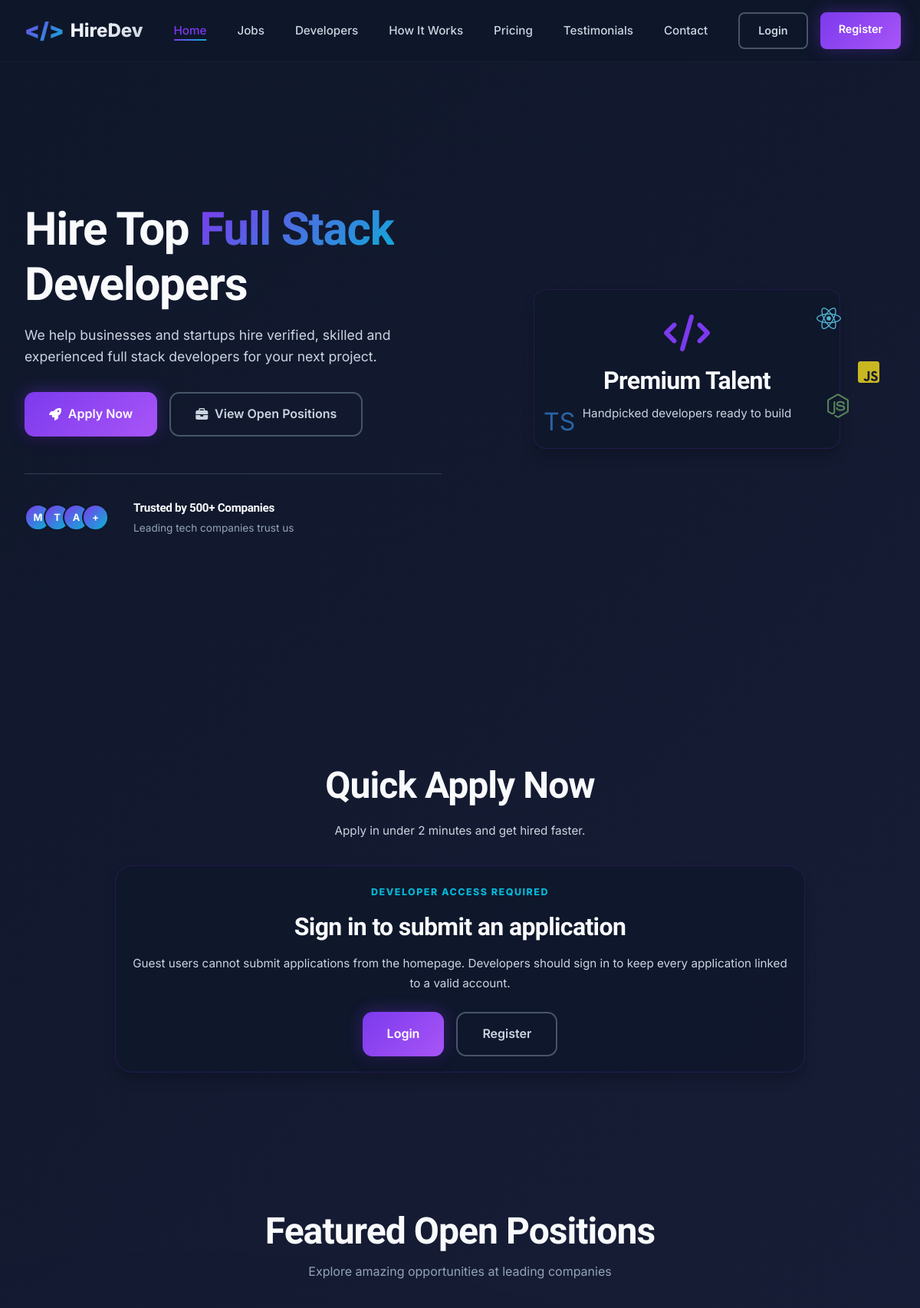
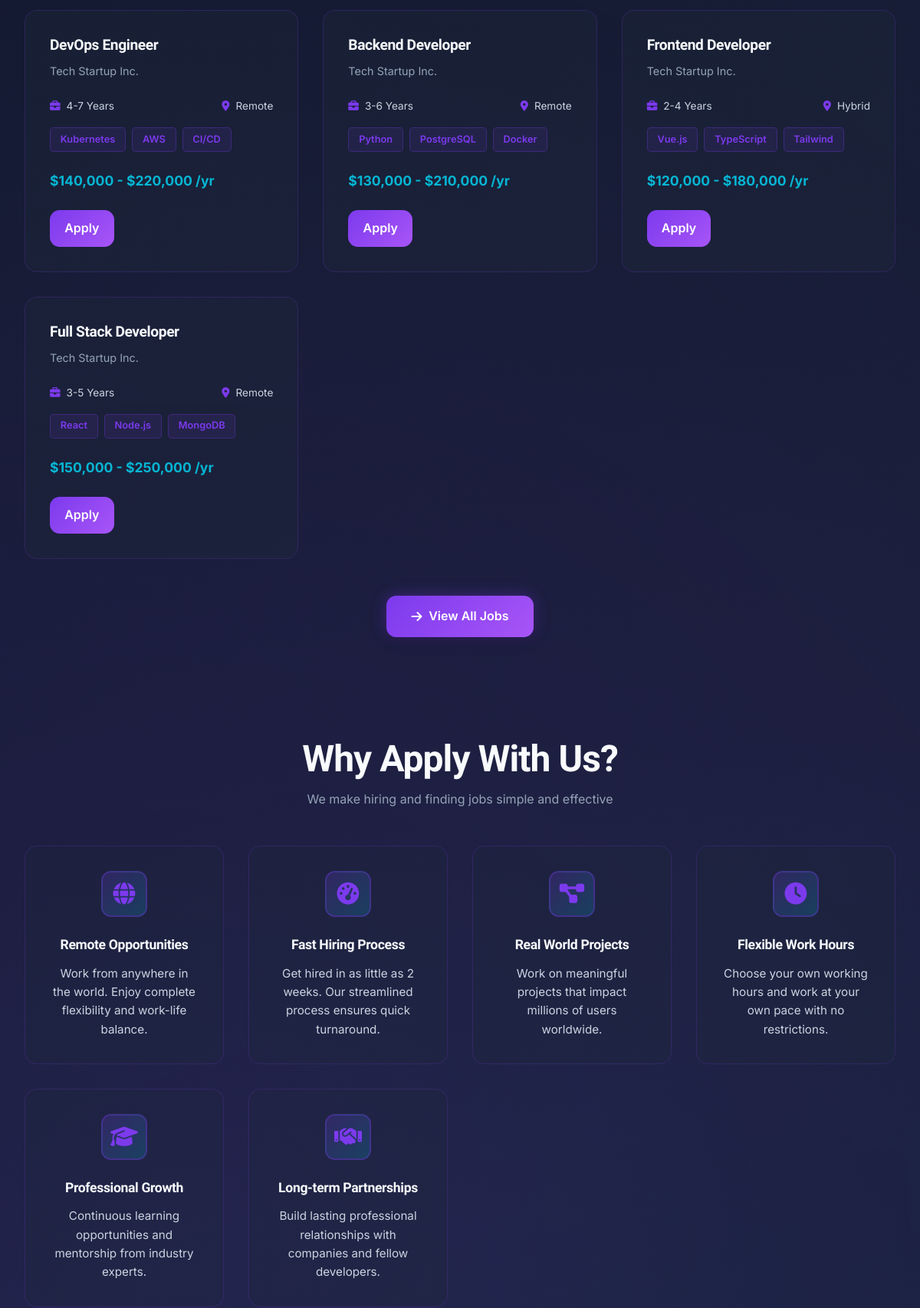
/DevHire/index.php (upper part), run on the app's committed database (2 pictures, top to bottom).
### tables this page shows
CREATE TABLE jobs (
    id INT PRIMARY KEY AUTO_INCREMENT,
    title VARCHAR(255) NOT NULL,
    company_id INT NOT NULL,
    description LONGTEXT NOT NULL,
    requirements LONGTEXT NOT NULL,
    salary_min INT DEFAULT NULL,
    salary_max INT DEFAULT NULL,
    experience_level VARCHAR(50) DEFAULT NULL,
    job_type ENUM('full-time', 'part-time', 'contract', 'freelance') NOT NULL DEFAULT 'full-time',
    work_mode ENUM('remote', 'hybrid', 'on-site') NOT NULL DEFAULT 'remote',
    location VARCHAR(255) DEFAULT NULL,
    tech_stack LONGTEXT DEFAULT NULL,
    applications_count INT NOT NULL DEFAULT 0,
    status ENUM('active', 'inactive', 'closed') NOT NULL DEFAULT 'active',
    featured BOOLEAN NOT NULL DEFAULT FALSE,
    created_at TIMESTAMP NOT NULL DEFAULT CURRENT_TIMESTAMP,
    updated_at TIMESTAMP NOT NULL DEFAULT CURRENT_TIMESTAMP ON UPDATE CURRENT_TIMESTAMP,
    CONSTRAINT fk_jobs_company FOREIGN KEY (company_id) REFERENCES users(id) ON DELETE CASCADE,
    INDEX idx_status (status),
    INDEX idx_company (company_id),
    INDEX idx_featured (featured),
    FULLTEXT INDEX ft_title_description (title, description)
);

### DevHire/includes/helpers.php (called while the page is built, shortened)
<?php
function appUrl(string $path = ''): string
{
    $normalizedPath = ltrim($path, '/');
    $baseUrl = APP_BASE_URL !== '' ? rtrim(APP_BASE_URL, '/') : '';
    return ($baseUrl !== '' ? $baseUrl : '') . '/' . $normalizedPath;
}
function escape($value): string
{
    return htmlspecialchars((string) $value, ENT_QUOTES, 'UTF-8');
}
function isLoggedIn(): bool
{
    return !empty($_SESSION['user_id']);
}
function isPublicUserLoggedIn(): bool
{
    return isLoggedIn();
}
function normalizeRoleName(?string $role): string
{
    $normalized = strtolower(trim((string) $role));
    return $normalized;
}
function currentUserRole(): string
{
    $role = normalizeRoleName($_SESSION['user_role'] ?? $_SESSION['role'] ?? '');
    $adminRole = currentAdminRole();
    return '';
}
function currentAdminRole(): string
{
    return strtolower((string) ($_SESSION['admin_role'] ?? ''));
}
function isDeveloper(): bool
{
    return currentUserRole() === 'developer';
}
?>

### DevHire/index.php (the view, shortened to what this page needs)
<?php
require_once 'config/db.php';
$currentName = currentUserName();
$currentEmail = currentUserEmail();
$canQuickApply = isDeveloper();
$featuredJobs = [];
$cacheKey = 'featured_jobs_cache';
$cacheTime = 300;
if (isset($_SESSION[$cacheKey]) && isset($_SESSION[$cacheKey . '_time']) && (time() - $_SESSION[$cacheKey . '_time']) < $cacheTime) {
    $featuredJobs = $_SESSION[$cacheKey];
} else {
    $featuredStmt = $conn->prepare("SELECT j.id, j.title, j.description, j.salary_min, j.salary_max, j.experience_level, j.job_type, j.work_mode, j.location, j.tech_stack, COALESCE(u.company_name, u.fullName, 'Company') AS company_name FROM jobs j LEFT JOIN users u ON u.id = j.company_id WHERE j.status = ? ORDER BY j.featured DESC, j.created_at DESC LIMIT 4");
    $featuredStatus = 'active';
    $featuredStmt->bind_param('s', $featuredStatus);
    $featuredStmt->execute();
    $featuredJobs = $featuredStmt->get_result()->fetch_all(MYSQLI_ASSOC);
}
include 'includes/header.php';
include 'includes/navbar.php';
?>
    <section class="hero">
        <div class="hero-content">
            <h1>Hire Top <span class="highlight">Full Stack</span> Developers</h1>
            <p class="hero-subtitle">
                We help businesses and startups hire verified, skilled and experienced full stack developers for your next project.
            </p>
            <div class="hero-buttons">
                <a href="<?= appUrl('pages/apply.php') ?>" class="btn-primary">
                    <i class="fas fa-rocket"></i> Apply Now
                </a>
                <a href="<?= appUrl('pages/jobs.php') ?>" class="btn-secondary">
                    <i class="fas fa-briefcase"></i> View Open Positions
                </a>
            </div>
            <div class="trust-badge">
                <div class="trust-avatars">
                    <div class="avatar">M</div>
                    <div class="avatar">T</div>
                    <div class="avatar">A</div>
                    <div class="avatar">+</div>
                </div>
                <div class="trust-text">
                    <h4>Trusted by 500+ Companies</h4>
                    <p>Leading tech companies trust us</p>
                </div>
            </div>
        </div>
        <div class="hero-illustration">
            <div class="hero-card">
                <div class="floating-icons">
                    <div class="floating-icon icon-react">
                        <i class="fab fa-react"></i>
                    </div>
                    <div class="floating-icon icon-js">
                        <i class="fab fa-js-square"></i>
                    </div>
                    <div class="floating-icon icon-ts">
                        TS
                    </div>
                    <div class="floating-icon icon-node">
                        <i class="fab fa-node-js"></i>
                    </div>
                </div>
                <div class="hero-card-copy">
                    <i class="fas fa-code hero-card-icon"></i>
                    <h3>Premium Talent</h3>
                    <p class="hero-card-subtitle">Handpicked developers ready to build</p>
                </div>
            </div>
        </div>
    </section>
    <section class="quick-apply">
        <h2>Quick Apply Now</h2>
        <p class="quick-apply-subtitle">Apply in under 2 minutes and get hired faster.</p>
        <?php if ($canQuickApply): ?>
        <form class="apply-form" method="POST" action="<?= appUrl('handlers/apply.php') ?>" enctype="multipart/form-data">
            <?= csrfField() ?>
            <input type="hidden" name="redirect_to" value="index.php#quick-apply">
            <div class="form-group">
                <label for="fullName">Full Name</label>
                <input type="text" id="full_name" name="full_name" placeholder="Enter your full name" value="<?= escape($currentName) ?>" required>
            </div>
            <div class="form-group">
                <label for="email">Email Address</label>
                <input type="email" id="email" name="email" placeholder="Enter your email" value="<?= escape($currentEmail) ?>" required>
            </div>
            <div class="form-group">
                <label for="phone">Phone Number</label>
                <input type="tel" id="phone" name="phone" placeholder="Enter your phone number" required>
            </div>
            <div class="form-group">
                <label for="experience">Experience</label>
                <select id="experience" name="experience" required>
                    <option value="">Select experience</option>
                    <option value="0-1">0-1 Years</option>
                    <option value="1-3">1-3 Years</option>
                    <option value="3-5">3-5 Years</option>
                    <option value="5-10">5-10 Years</option>
                    <option value="10+">10+ Years</option>
                </select>
            </div>
            <div class="form-group">
                <label for="techStack">Tech Stack</label>
                <select id="tech_stack" name="tech_stack" required>
                    <option value="">Select tech stack</option>
                    <option value="full-stack">Full Stack</option>
                    <option value="frontend">Frontend</option>
                    <option value="backend">Backend</option>
                    <option value="devops">DevOps</option>
                </select>
            </div>
            <div class="form-group">
                <label for="job_position">Desired Position</label>
                <select id="job_position" name="job_position" required>
                    <option value="">Select a position</option>
                    <option value="Full Stack Developer">Full Stack Developer</option>
                    <option value="Frontend Developer">Frontend Developer</option>
                    <option value="Backend Developer">Backend Developer</option>
                    <option value="DevOps Engineer">DevOps Engineer</option>
                </select>
            </div>
            <div class="form-group">
                <label for="portfolio_url">Portfolio URL</label>
                <input type="url" id="portfolio_url" name="portfolio_url" placeholder="https://yourportfolio.com">
            </div>
            <div class="form-group">
                <label for="resume">Upload Resume</label>
                <input type="file" id="resume" name="resume" accept=".pdf,.doc,.docx" onchange="DevHire.handleFileUpload(this)">
            </div>
            <button type="submit" class="btn-submit">
                <i class="fas fa-paper-plane"></i> Apply Now
            </button>
        </form>
        <?php else: ?>
            <div class="panel quick-apply-lock-card">
                <span class="eyebrow">Developer Access Required</span>
                <h3 class="quick-apply-lock-title">Sign in to submit an application</h3>
                <p class="quick-apply-lock-copy">
                    Guest users cannot submit applications from the homepage. Developers should sign in to keep every application linked to a valid account.
                </p>
                <?php if (isPublicUserLoggedIn() && !isDeveloper()): ?>
                    <p class="quick-apply-lock-note">Your current role is <?= escape(ucfirst($currentRole ?: 'user')) ?>, so application submission is disabled for this account.</p>
                    <div class="quick-apply-lock-actions">
                        <a href="<?= appUrl(roleDashboardPath()) ?>" class="btn-primary">Go to Dashboard</a>
                        <a href="<?= appUrl('pages/jobs.php') ?>" class="btn-secondary">Browse Jobs</a>
                    </div>
                <?php else: ?>
                    <div class="quick-apply-lock-actions">
                        <a href="<?= appUrl('pages/login.php') ?>" class="btn-primary">Login</a>
                        <a href="<?= appUrl('pages/register.php') ?>" class="btn-secondary">Register</a>
                    </div>
                <?php endif; ?>
            </div>
        <?php endif; ?>
    </section>
    <section class="featured-jobs">
        <div class="section-title">
            <h2>Featured Open Positions</h2>
            <p>Explore amazing opportunities at leading companies</p>
        </div>
        <div class="jobs-grid">
            <?php if (!empty($featuredJobs)): ?>
                <?php foreach ($featuredJobs as $job): ?>
                    <div class="job-card">
                        <div class="job-header">
                            <h3 class="job-title"><?= escape($job['title'] ?? 'Untitled role') ?></h3>
                            <p class="job-company"><?= escape($job['company_name'] ?? 'Company') ?></p>
                        </div>
                        <div class="job-details">
                            <div class="job-meta">
                                <span class="meta-item">
                                    <i class="fas fa-briefcase"></i> <?= escape($job['experience_level'] ?? 'Not specified') ?>
                                </span>
                                <span class="meta-item">
                                    <i class="fas fa-map-marker-alt"></i> <?= escape(ucfirst((string) ($job['work_mode'] ?? 'remote'))) ?>
                                </span>
                            </div>
                            <div class="job-tags">
                                <?php foreach (array_slice(array_filter(array_map('trim', explode(',', (string) ($job['tech_stack'] ?? '')))), 0, 3) as $tech): ?>
                                    <span class="tag"><?= escape($tech) ?></span>
                                <?php endforeach; ?>
                            </div>
                            <div class="job-salary">
                                <?= !empty($job['salary_min']) || !empty($job['salary_max']) ? '$' . number_format((int) ($job['salary_min'] ?? 0)) . ' - $' . number_format((int) ($job['salary_max'] ?? $job['salary_min'] ?? 0)) . ' /yr' : 'Salary hidden' ?>
                            </div>
                        </div>
                        <div class="job-footer">
                            <a href="<?= appUrl('pages/apply.php?job_id=' . (int) $job['id']) ?>" class="btn-apply-job">Apply</a>
                        </div>
                    </div>
                <?php endforeach; ?>
            <?php else: ?>
                <div class="empty-state">No active jobs are available right now.</div>
            <?php endif; ?>
        </div>
        <div class="section-cta">
            <a href="<?= appUrl('pages/jobs.php') ?>" class="btn-primary">
                <i class="fas fa-arrow-right"></i> View All Jobs
            </a>
        </div>
    </section>
    <section class="why-choose">
        <div class="section-title">
            <h2>Why Apply With Us?</h2>
            <p>We make hiring and finding jobs simple and effective</p>
        </div>
        <div class="features-grid">
            <div class="feature-card">
                <div class="feature-icon">
                    <i class="fas fa-globe"></i>
                </div>
                <h3 class="feature-title">Remote Opportunities</h3>
                <p class="feature-description">Work from anywhere in the world. Enjoy complete flexibility and work-life balance.</p>
            </div>
            <div class="feature-card">
                <div class="feature-icon">
                    <i class="fas fa-tachometer-alt"></i>
                </div>
                <h3 class="feature-title">Fast Hiring Process</h3>
                <p class="feature-description">Get hired in as little as 2 weeks. Our streamlined process ensures quick turnaround.</p>
            </div>
            <div class="feature-card">
                <div class="feature-icon">
                    <i class="fas fa-project-diagram"></i>
                </div>
                <h3 class="feature-title">Real World Projects</h3>
                <p class="feature-description">Work on meaningful projects that impact millions of users worldwide.</p>
            </div>
            <div class="feature-card">
                <div class="feature-icon">
                    <i class="fas fa-clock"></i>
                </div>
                <h3 class="feature-title">Flexible Work Hours</h3>
                <p class="feature-description">Choose your own working hours and work at your own pace with no restrictions.</p>
            </div>
            <div class="feature-card">
                <div class="feature-icon">
                    <i class="fas fa-graduation-cap"></i>
                </div>
                <h3 class="feature-title">Professional Growth</h3>
                <p class="feature-description">Continuous learning opportunities and mentorship from industry experts.</p>
            </div>
            <div class="feature-card">
                <div class="feature-icon">
                    <i class="fas fa-handshake"></i>
                </div>
                <h3 class="feature-title">Long-term Partnerships</h3>
                <p class="feature-description">Build lasting professional relationships with companies and fellow developers.</p>
            </div>
        </div>
    </section>
<?php
include 'includes/footer.php'; ?>

### data on the page
jobs: title "DevOps Engineer", company_name "Tech Startup Inc.", experience_level "4-7 Years", work_mode "Remote", tech_stack "Kubernetes", tech_stack "AWS", tech_stack "CI/CD", salary_min "140,000", salary_max "220,000"
jobs: title "Backend Developer", company_name "Tech Startup Inc.", experience_level "3-6 Years", work_mode "Remote", tech_stack "Python", tech_stack "PostgreSQL", tech_stack "Docker", salary_min "130,000", salary_max "210,000"
jobs: title "Frontend Developer", company_name "Tech Startup Inc.", experience_level "2-4 Years", work_mode "Hybrid", tech_stack "Vue.js", tech_stack "TypeScript", tech_stack "Tailwind", salary_min "120,000", salary_max "180,000"
jobs: title "Full Stack Developer", company_name "Tech Startup Inc.", experience_level "3-5 Years", work_mode "Remote", tech_stack "React", tech_stack "Node.js", tech_stack "MongoDB", salary_min "150,000", salary_max "250,000"

### other printed values
SITE_COMPANY_NAME "HireDev"
